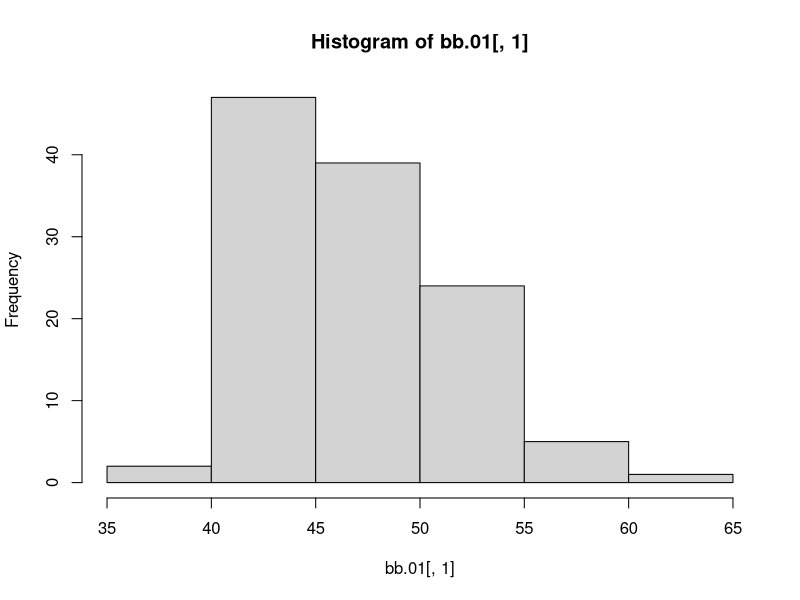
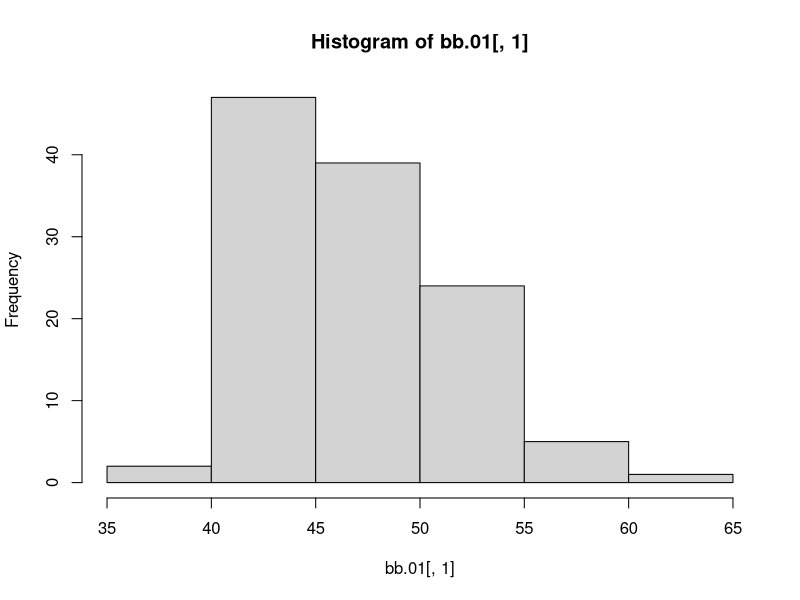
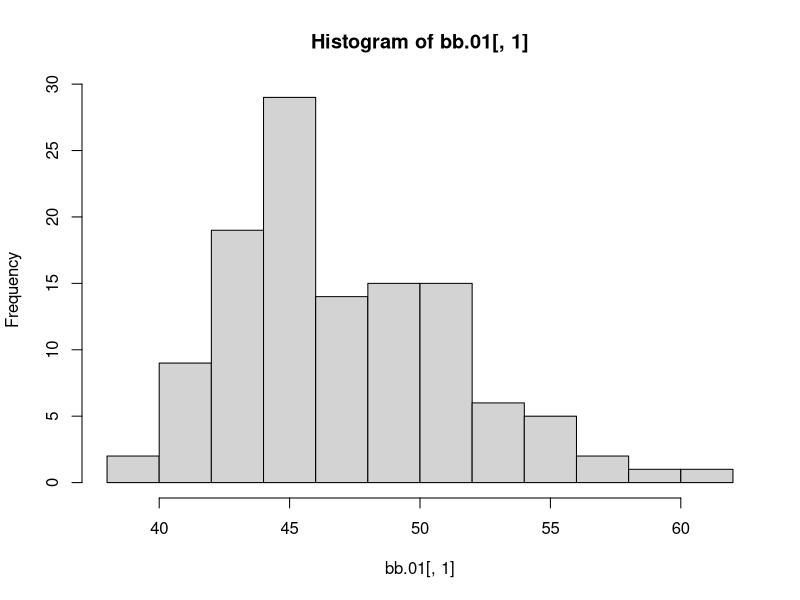
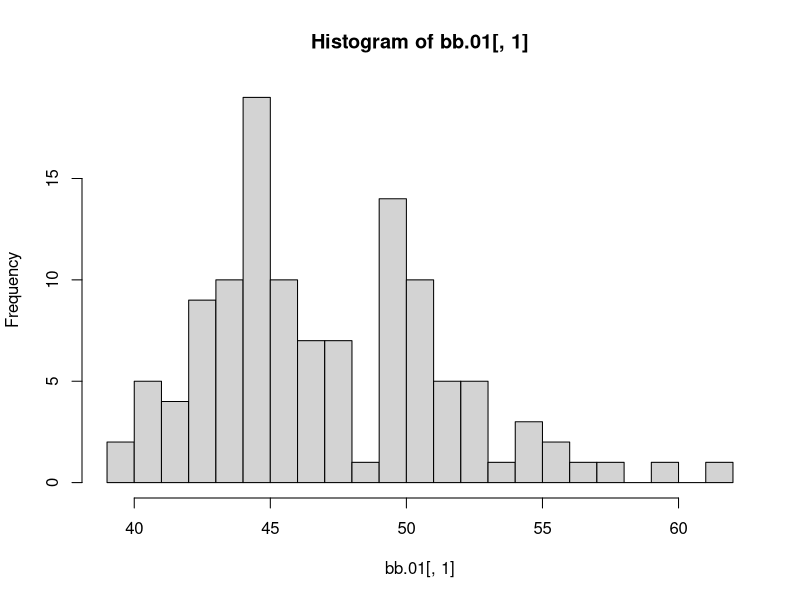
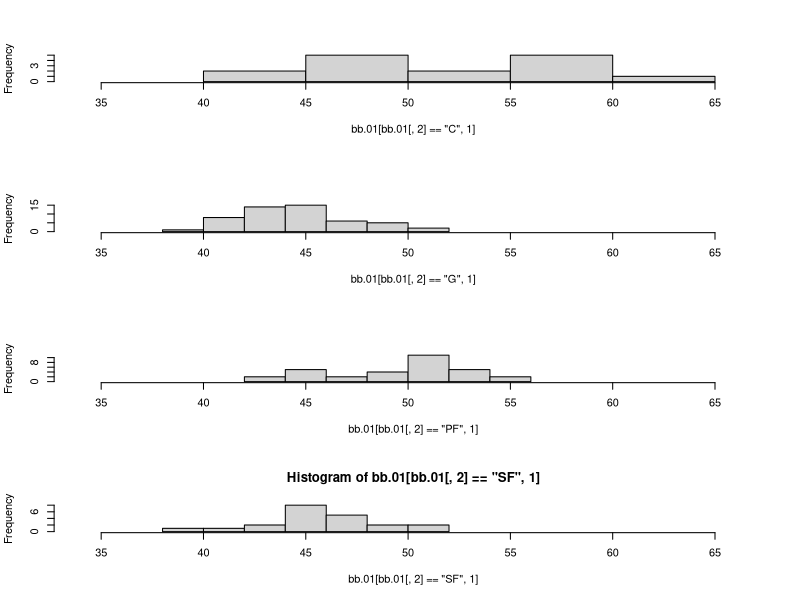
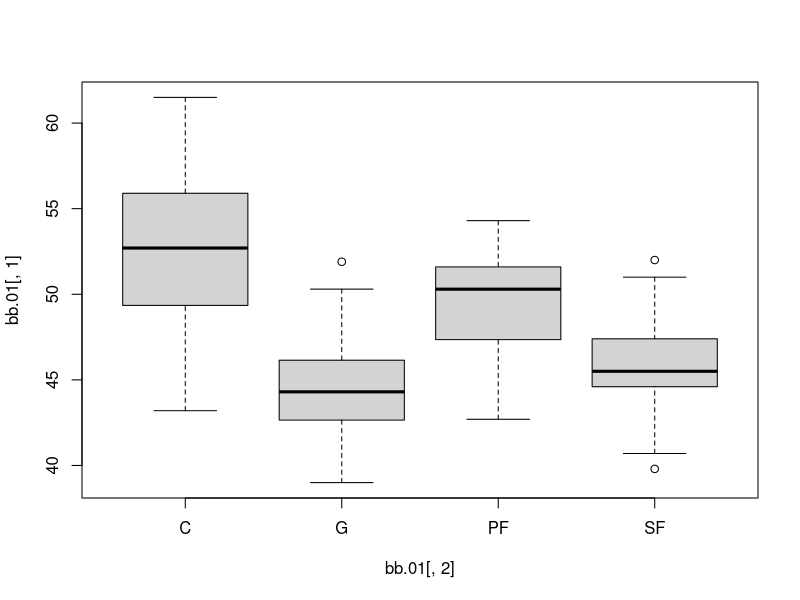

Write the R code that produced these figures, in order.
#### Что интересного могут рассказать данные NBA_Players.txt?

# Установим рабочий каталог
setwd("week_02/data")

# Прочитаем набор данных
bb.01 <- read.table("basketball.csv", header=F, dec=".", sep=";")

# На всякий случай, проверим данные (процент попаданий)
summary(bb.01[,1])

#  Построим гистограмму
hist(bb.01[,1])

#  Построим более детальные гистограммы - возьмем больше столбцов

#  Заказываем 8 столбцов...
hist(bb.01[,1], breaks = 8) # а получаем все равно 6! Почему?

hist(bb.01[,1], breaks = 16)
hist(bb.01[,1], breaks = 20)

#  Если распределение похоже на бимодальное,
#  то это хороший повод продолжить исследование...

#  располагаем диаграммы одну под другой: 4 ряда (row), один столбец
op <- par(mfrow=c(4,1))
#  Первая гистограмма - центровые
hist(bb.01[bb.01[,2] == "C" ,1],  breaks = 6, 
     xlim = c(min(bb.01[,1])-5, max(bb.01[,1]+5)), main = "")
#  Вторая гистограмма - защитники
hist(bb.01[bb.01[,2] == "G" ,1], breaks = 6, 
     xlim = c(min(bb.01[,1])-5, max(bb.01[,1]+5)), main = "")
#  3-я гистограмма - тяжелый нападающий
hist(bb.01[bb.01[,2] == "PF" ,1],  breaks = 6, 
     xlim=c(min(bb.01[,1])-5, max(bb.01[,1]+5)), main = "")
#  4-я гистограмма - легкий нападающий
hist(bb.01[bb.01[,2] == "SF" ,1],  breaks = 6, 
     xlim = c(min(bb.01[,1])-5, max(bb.01[,1]+5)))
par(op)

#  Слишком мелко...
#  Но накладывать гистограммы одну на другую тоже не вариант.

boxplot(bb.01[,1] ~ bb.01[,2])
